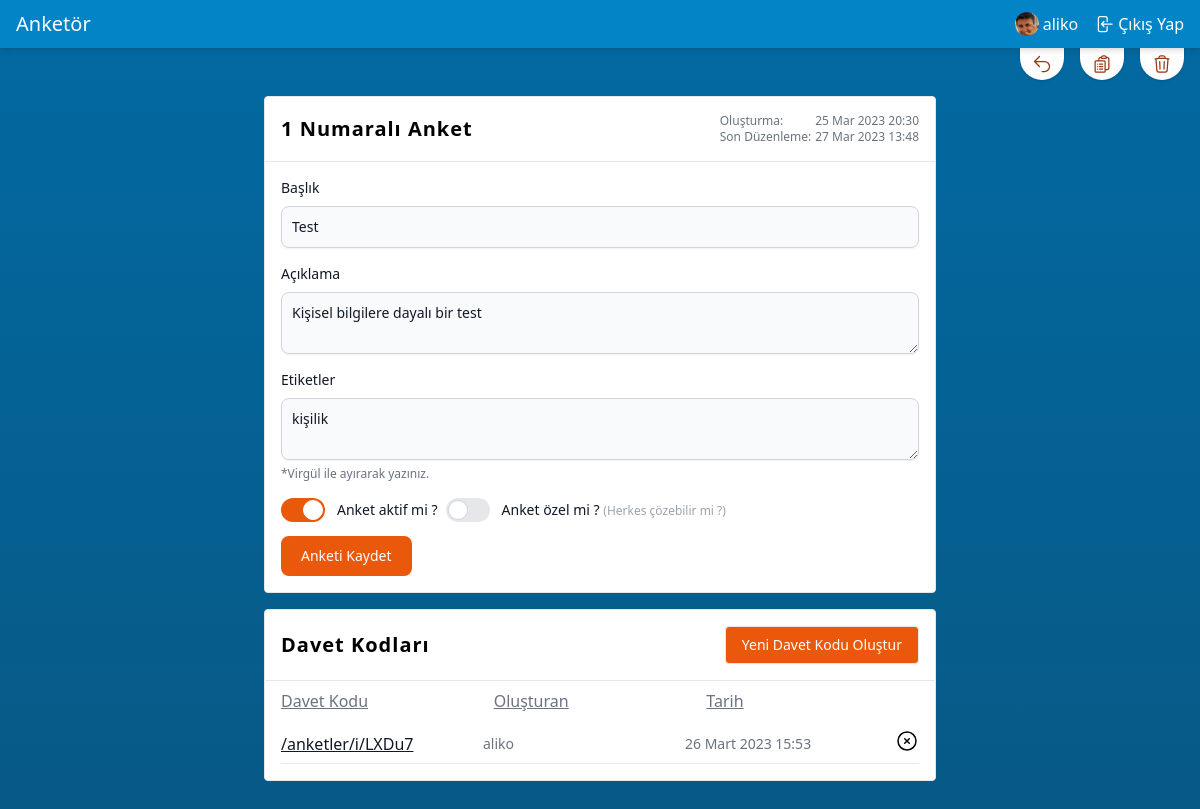
The page /polls/1/edit (signed in) on the database its author committed.
### apps/account/models.py (models this page shows, shortened)
class User(AbstractBaseUser, PermissionsMixin):
    email = models.EmailField(max_length=254, unique=True)
    name = models.CharField(max_length=254, null=True, blank=True)
    is_staff = models.BooleanField(default=False)
    is_superuser = models.BooleanField(default=False)
    is_active = models.BooleanField(default=True)
    last_login = models.DateTimeField(null=True, blank=True)
    date_joined = models.DateTimeField(auto_now_add=True)
    USERNAME_FIELD = 'email'
    EMAIL_FIELD = 'email'
    REQUIRED_FIELDS = ["name"]
    objects = UserManager()
    class Meta:
        verbose_name = "Kullanıcı"
        verbose_name_plural = "Kullanıcılar"

class Profile(models.Model):
    user = models.OneToOneField(User, on_delete=models.CASCADE)
    image = models.ImageField(default='profile_pictures/def_profile.jpg', upload_to='profile_pictures')
    class Meta:
        verbose_name = "Profil"
        verbose_name_plural = "Profiller"

### apps/poll/models.py (models this page shows, shortened)
class Poll(models.Model):
    author = models.ForeignKey(
        settings.AUTH_USER_MODEL,
        on_delete=models.CASCADE,
        null=True,
        blank=True
    )
    title = models.CharField(max_length=255)
    slug = models.SlugField(editable=False, null=True, blank=True, unique=True, db_index=True)
    meta_title = models.CharField(max_length=100, null=True, blank=True)
    tags = models.TextField(null=True, blank=True)
    description = models.TextField(null=True, blank=True)
    is_active = models.BooleanField(default=False)
    is_private = models.BooleanField(default=False)
    starts_at = models.DateTimeField(null=True, blank=True,
        help_text="date and time at which the poll open up for voting"
    )
    ends_at = models.DateTimeField(null=True, blank=True,
        help_text="date and time at which the poll closes for voting"
    )
    created_at = models.DateTimeField(auto_now_add=True)
    updated_at = models.DateTimeField(auto_now=True)
    class Meta:
        ordering = ["-id"]
        verbose_name = "Anket"
        verbose_name_plural = "Anketler"
        db_table = "poll"

class PollInviteLinks(models.Model):
    poll = models.ForeignKey(
        Poll,
        on_delete=models.CASCADE,
        null=True,
        blank=True
    )
    author = models.ForeignKey(
        settings.AUTH_USER_MODEL,
        on_delete=models.CASCADE,
        null=True,
        blank=True
    )
    link = models.CharField(max_length=255, unique=True, default=_generate_random_code)
    amount = models.PositiveBigIntegerField()
    usage = models.PositiveBigIntegerField()
    created_at = models.DateTimeField(auto_now_add=True)
    updated_at = models.DateTimeField(auto_now=True)
    class Meta:
        db_table = "poll_invite_links"

### apps/poll/views.py (the view, shortened to what this page needs)
# urls.py: path("<int:pk>/edit", UpdatePoll.as_view(), name="poll.update"),
class UpdatePoll(LoginRequiredMixin, View):
    template_name = "poll/update.html"
    def get(self, request, pk):
        poll_object = get_object_or_404(Poll, pk=pk, author=self.request.user)
        return render(request, self.template_name, {"poll": poll_object})

### apps/poll/templates/poll/update.html (shortened to what this page needs)
{% extends "base.html" %}
{% block content %}
  <section id="updatePoll">
    <div class="absolute flex right-0 space-x-4 px-4">
      <div>
        <a href="{% url "poll.index" %}" title="Geri dön"
           class="flex bg-white rounded-b-full px-3 p-1.5 hover:py-3 transition-[padding] shadow">
          <svg xmlns="http://www.w3.org/2000/svg" fill="none" viewBox="0 0 24 24" stroke-width="1.5"
               stroke="currentColor"
               class="w-5 h-5 stroke-orange-800">
            <path stroke-linecap="round" stroke-linejoin="round" d="M9 15L3 9m0 0l6-6M3 9h12a6 6 0 010 12h-3"></path>
          </svg>
        </a>
      </div>
      <div>
        <a href="{% url "poll.question.create" poll_id=poll.id %}" title="Soru ekle"
           class="flex bg-white rounded-b-full px-3 p-1.5 hover:py-3 transition-[padding] shadow">
        </a>
      </div>
      <div>
        <form title="Sil" action="{% url "poll.delete" pk=poll.id %}" method="post"
              class="flex bg-white rounded-b-full px-3 p-1.5 hover:py-3 transition-[padding] shadow">
          <button
            onclick="return confirm('Silmek istediğine emin misin ?')"
            type="submit">
          </button>
        </form>
      </div>
    </div>
    <div class="flex flex-col items-center mx-10 my-12 space-y-4">
      <div class="bg-white border rounded max-w-2xl w-full">
        <div class="p-4 sm:flex items-center justify-between">
          <h1 class="font-semibold text-xl tracking-wider">{{ poll.id }} Numaralı Anket</h1>
          <div class="flex flex-col text-xs text-gray-500">
            <span>Oluşturma: <span class="float-right ml-1">{{ poll.created_at|date:"j M Y H:i" }}</span></span>
            <span>Son Düzenleme: <span class="float-right ml-1">{{ poll.updated_at|date:"j M Y H:i" }}</span></span>
          </div>
        </div>
        <hr>
        <div class="p-4">
          <form method="post">
            <div class="mb-4">
              <label for="title" class="block mb-2 text-sm font-medium text-gray-900">Başlık</label>
              <input type="text" id="title" name="title"
                     value="{{ poll.title }}"
                     class="shadow-sm bg-gray-50 border border-gray-300 text-gray-900 text-sm rounded-lg focus:ring-orange-500 focus:border-orange-500 block w-full p-2.5"
                     placeholder="Başlık" required>
            </div>
            <div class="mb-4">
              <label for="description"
                     class="block mb-2 text-sm font-medium text-gray-900">Açıklama</label>
              <textarea type="text" id="description"
                        name="description"
                        class="shadow-sm bg-gray-50 border border-gray-300 text-gray-900 text-sm rounded-lg focus:ring-orange-500 focus:border-orange-500 block w-full p-2.5"
                        placeholder="Açıklama">{{ poll.description }}</textarea>
            </div>
            <div class="mb-4">
              <label for="tags"
                     class="block mb-2 text-sm font-medium text-gray-900">Etiketler</label>
              <textarea id="tags"
                        name="tags"
                        class="shadow-sm bg-gray-50 border border-gray-300 text-gray-900 text-sm rounded-lg focus:ring-orange-500 focus:border-orange-500 block w-full p-2.5"
                        placeholder="Etiketler">{{ poll.tags }}</textarea>
              <span
                class="text-xs text-gray-500">*Virgül ile ayırarak yazınız.</span>
            </div>
            <div class="flex items-start mb-4">
              <div class="flex items-center h-5 space-x-2">
                <label class="relative inline-flex items-center cursor-pointer">
                  <div
                    class="w-11 h-6 bg-gray-200 peer-focus:outline-none peer-focus:ring-4 peer-focus:ring-orange-300 rounded-full peer peer-checked:after:translate-x-full peer-checked:after:border-white after:content-[''] after:absolute after:top-[2px] after:left-[2px] after:bg-white after:border-gray-300 after:border after:rounded-full after:h-5 after:w-5 after:transition-all peer-checked:bg-orange-600"></div>
                  <span class="ml-3 text-sm font-medium text-gray-900">Anket aktif mi ?</span>
                </label>
                <label class="relative inline-flex items-center cursor-pointer">
                  <div
                    class="w-11 h-6 bg-gray-200 peer-focus:outline-none peer-focus:ring-4 peer-focus:ring-orange-300 rounded-full peer peer-checked:after:translate-x-full peer-checked:after:border-white after:content-[''] after:absolute after:top-[2px] after:left-[2px] after:bg-white after:border-gray-300 after:border after:rounded-full after:h-5 after:w-5 after:transition-all peer-checked:bg-orange-600"></div>
                  <span class="ml-3 text-sm font-medium text-gray-900">Anket özel mi ? <span
                    class="text-xs text-gray-400">(Herkes çözebilir mi ?)</span> </span>
                </label>
              </div>
            </div>
            <button type="submit"
                    class="text-white bg-orange-600 hover:bg-orange-700 focus:ring-4 focus:outline-none focus:ring-orange-300 font-medium rounded-lg text-sm px-5 py-2.5 text-center">
              Anketi Kaydet
            </button>
          </form>
        </div>
      </div>
      <div class="bg-white border rounded max-w-2xl w-full">
        <div class="p-4 flex justify-between items-center">
          <div>
            <h1 class="font-semibold text-xl tracking-wider">Davet Kodları</h1>
          </div>
          <div>
            <form action="{% url "poll.invite" poll_id=poll.id %}" method="post">
              <div class=" flex space-x-2
            ">
                <button type="submit"
                        class="border rounded px-4 py-2 text-sm bg-orange-600 text-white hover:bg-orange-700">
                  Yeni Davet Kodu Oluştur
                </button>
              </div>
            </form>
          </div>
        </div>
        <hr>
        <div class="px-4 pt-2 items-center grid grid-cols-3 text-gray-500 underline text-base">
          <span>Davet Kodu</span>
          <span>Oluşturan</span>
          <span>Tarih</span>
        </div>
        <div class="p-4 items-center space-y-1">
          {% for pollinvitelink in poll.pollinvitelinks_set.all %}
            <div class="flex items-center space-x-2">
              <div class="grid grid-cols-3 items-center w-full">
                <a href="{% url "poll.public.vote.invite" invite_link=pollinvitelink.link %}" class="text-gray-900 underline hover:text-orange-500">/anketler/i/{{ pollinvitelink.link }}</a>
                <span
                  class="text-gray-500 text-sm">{{ pollinvitelink.author.name|default_if_none:pollinvitelink.author }}</span>
                <span class="text-gray-500 text-sm">{{ pollinvitelink.created_at }}</span>
              </div>
              <div>
                <form title="Sil" action="{% url "poll.invite.delete" pk=pollinvitelink.id poll_id=poll.id %}"
                      method="post">
                  <button
                    onclick="return confirm('Silmek istediğine emin misin ?')"
                    type="submit">
                    <svg xmlns="http://www.w3.org/2000/svg" fill="none" viewBox="0 0 24 24" stroke-width="1.5"
                         stroke="currentColor" class="w-6 h-6 hover:stroke-orange-500">
                      <path stroke-linecap="round" stroke-linejoin="round"
                            d="M9.75 9.75l4.5 4.5m0-4.5l-4.5 4.5M21 12a9 9 0 11-18 0 9 9 0 0118 0z"></path>
                    </svg>
                  </button>
                </form>
              </div>
            </div>
            <hr>
          {% endfor %}
        </div>
      </div>
    </div>
  </section>
{% endblock %}

### templates/header.html (shortened to what this page needs)
{% load static %}
<header class="sticky w-full top-0 left-0 right-0 bottom-auto z-[990] bg-sky-600 text-white shadow-md p-2.5 px-4">
  <div class="flex items-center align-middle justify-between">
    <div>
      <a href="{% url "home" %}">
        <span class="text-xl font-medium">Anketör</span>
      </a>
    </div>
    <div class="flex justify-around items-center space-x-4">
      {% if not user.is_authenticated %}
        <a class="flex items-center space-x-1 hover:underline" href="{% url 'login' %}">
          <svg xmlns="http://www.w3.org/2000/svg" fill="none" viewBox="0 0 24 24" stroke-width="1.5"
               stroke="currentColor" class="w-5 h-5">
            <path stroke-linecap="round" stroke-linejoin="round"
                  d="M17.982 18.725A7.488 7.488 0 0012 15.75a7.488 7.488 0 00-5.982 2.975m11.963 0a9 9 0 10-11.963 0m11.963 0A8.966 8.966 0 0112 21a8.966 8.966 0 01-5.982-2.275M15 9.75a3 3 0 11-6 0 3 3 0 016 0z"></path>
          </svg>
          <span class="font-sans">Giriş Yap</span>
        </a>
      {% else %}
        <a href="{% url "poll.index" %}" class="flex hover:underline items-center space-x-1">
          <img class="w-6 rounded-full" src="{{ MEDIA_URL }}{{ user.profile.image.url }}"
               alt="{{ user.name|default_if_none:user.email }} profile image">
          <span>
            {{ user.name|default_if_none:user.email }}
        </span>
        </a>
        <a class="flex items-center space-x-1 hover:underline" href="{% url 'logout' %}">
          <span class="font-sans">Çıkış Yap</span>
        </a>
      {% endif %}
    </div>
  </div>
</header>

### static/css/main.css (style rules this page uses)
html, body { height: 100%; width: 100%; margin: 0; padding: 0; }
body > main > section { flex: 1 1 auto; display: flex; flex-direction: column; }

### rows shown on the page
User: profile.image (picture), name "aliko"
Poll: id "1", created_at "25 Mar 2023 20:30", updated_at "27 Mar 2023 13:48", title "Test", description "Kişisel bilgilere dayalı bir test", tags "kişilik"
PollInviteLinks: link "LXDu7", author.name "aliko", created_at "26 Mart 2023 15:53"
